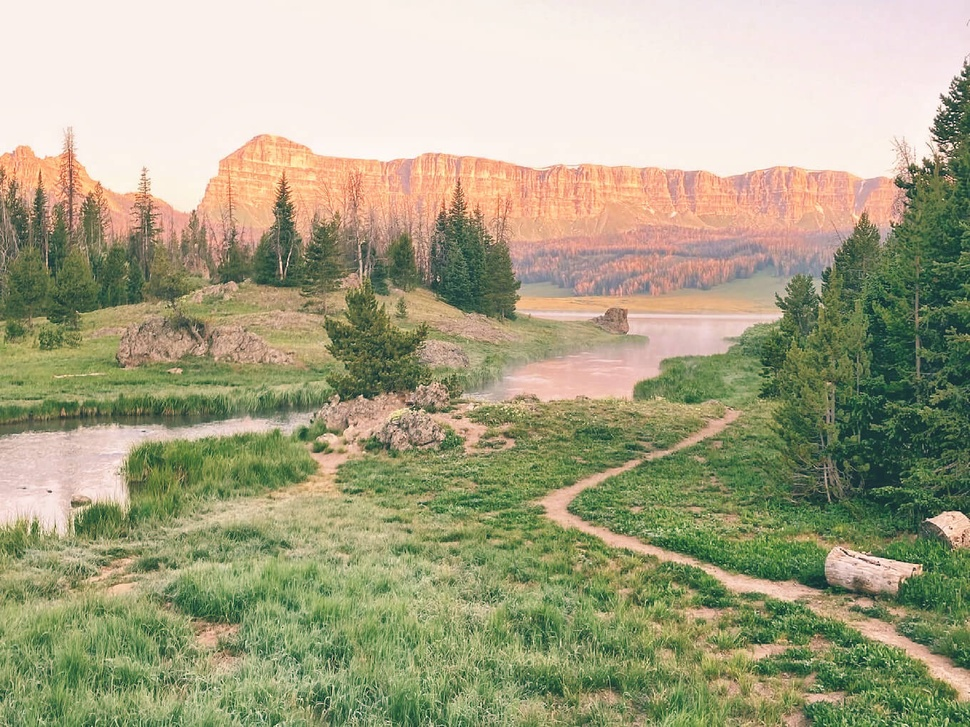
%> input picture computing2/low-contrast-photography-1.jpg, 970 x 727 px, shrunk from 1360 x 1020 before the run
$ octave q1.m   (GNU Octave 9; MATLAB toolbox functions it lacks are replaced by stand-ins)
%> lines starting %> are read from the running program, lines starting %| are printed output that depends on the picture
%Getting the image and splitting it into different colour channels
image = imread('low-contrast-photography-1.jpg');
%> image is the input picture: size 727x970x3 uint8; mean R, G, B 167.2, 164.4, 134.1

% Split the image into color channels
r = image(:,:,1);
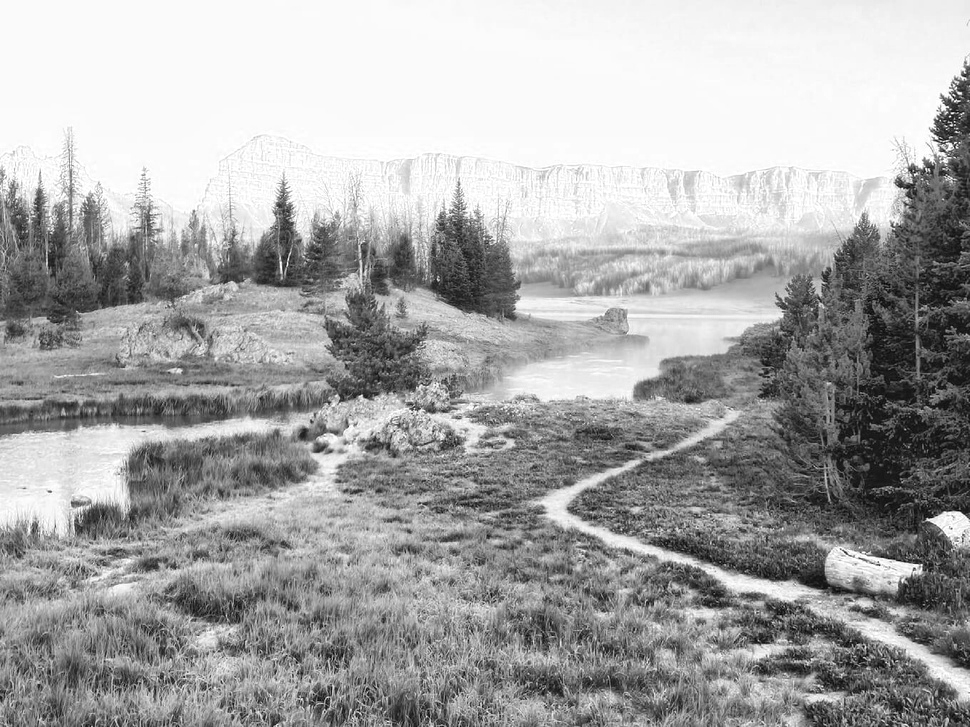
%> r: size 727x970 uint8; min 0, max 255, mean 167.2
g = image(:,:,2);
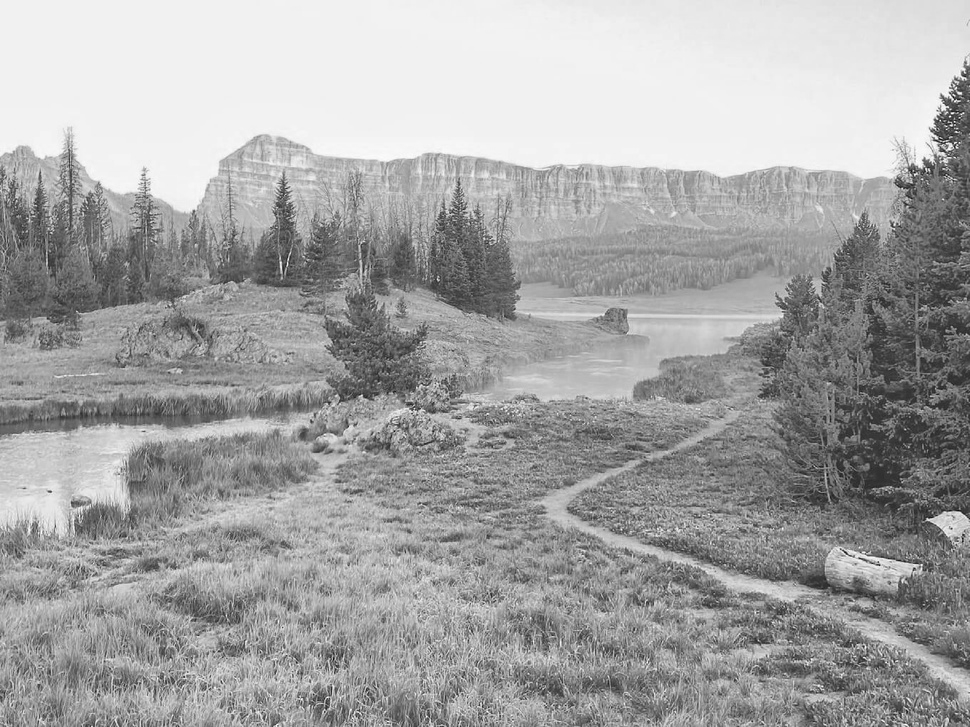
%> g: size 727x970 uint8; min 8, max 255, mean 164.4
b = image(:,:,3);
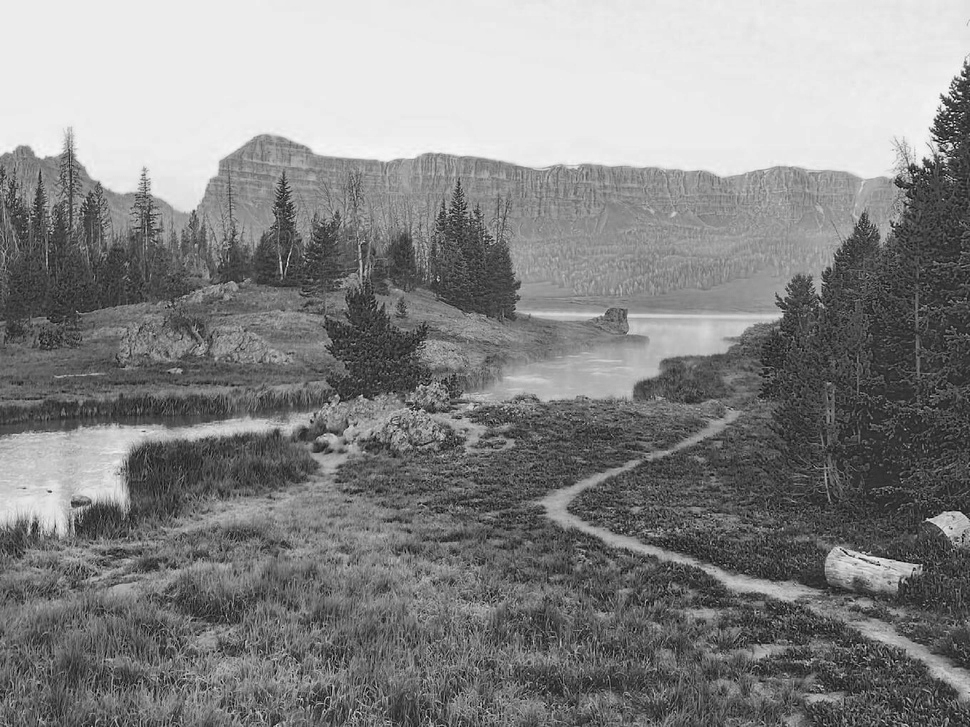
%> b: size 727x970 uint8; min 0, max 250, mean 134.1

%HISTOGRAM EQUALISATION
% Apply histogram equalization to each channel
equ_r = histeq(r);
equ_g = histeq(g);
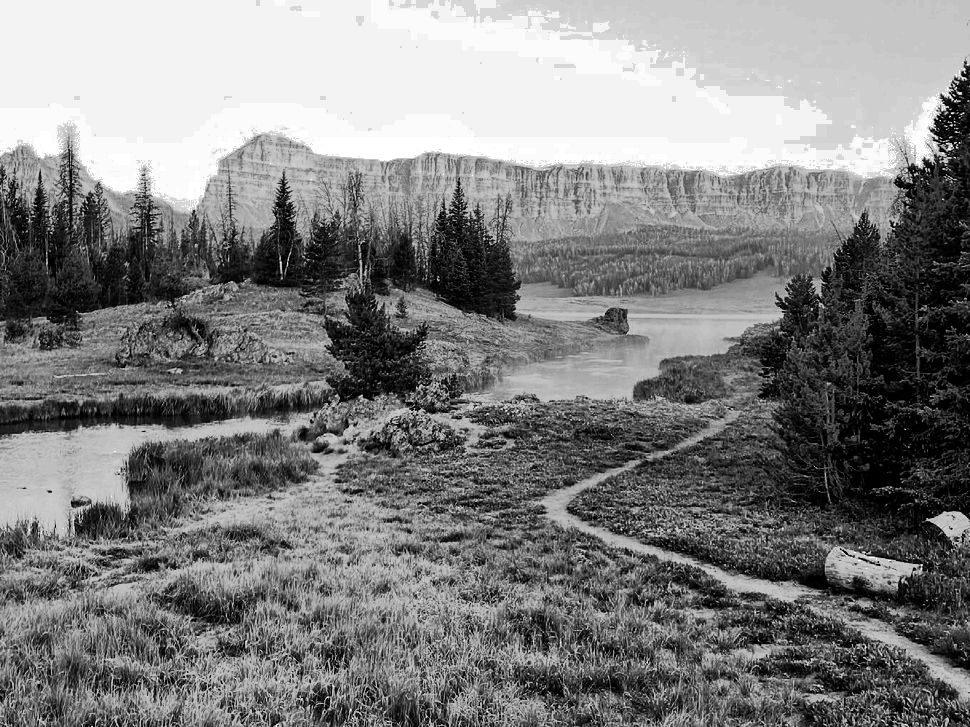
%> equ_g: size 727x970 uint8; min 0, max 255, mean 127.9
equ_b = histeq(b);
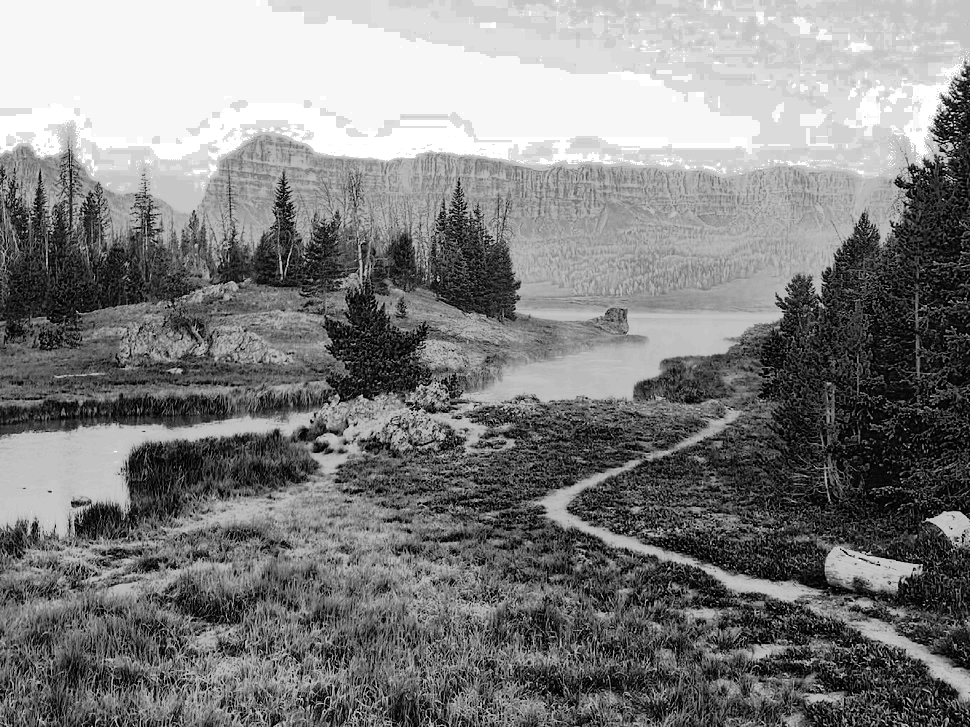
%> equ_b: size 727x970 uint8; min 0, max 255, mean 127.5

% Merge the equalized channels to create the equalized image
equalized_img = cat(3, equ_r, equ_g, equ_b);
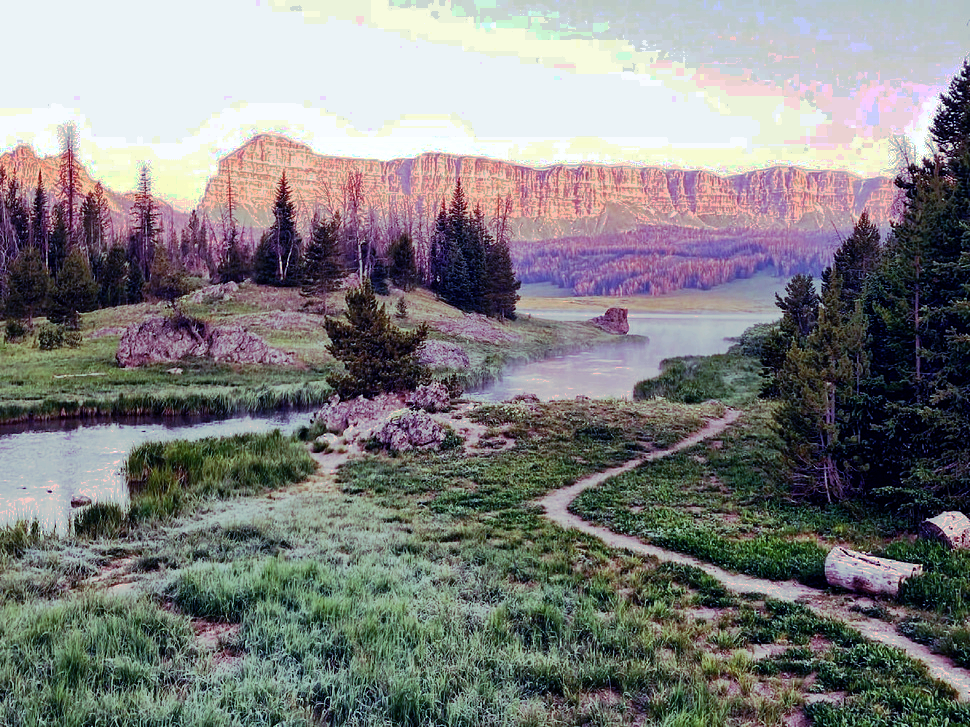
%> equalized_img: size 727x970x3 uint8; mean R, G, B 128.1, 127.9, 127.5

% Display the equalized image
figure;
imshow(equalized_img);
title('Histogram Equalised');

%CONTRAST STRETCHING
% Define the new minimum and maximum values
new_min = 0;
new_max = 255;

% Create a figure to display the stretched images
stretched_channels = cell(1, 3);

for i = 1:3
    channel = image(:,:,i);

    % Calculate the current minimum and maximum values in the channel
    current_min = min(channel(:));
    current_max = max(channel(:));

    % Perform contrast stretching
    stretched_channel = imadjust(channel, [current_min/255, current_max/255], [new_min/255, new_max/255]);

    % Store the stretched channel
    stretched_channels{i} = stretched_channel;
end
%> this loop made 3 passes
%> (current_min, current_max) on passes 1 to 3: (0, 255), (8, 255), (0, 250)
%> after the loop, stretched_channels = 3 items

% Merge the stretched channels to create the stretched image
stretched_image = cat(3, stretched_channels{:});

% Display the merged stretched image
figure;
imshow(stretched_image);
title('Contrast Stretching');

%GAMMA CORRECTION
% Define the gamma value for gamma correction
gamma_value = 2.5; % Adjust this value for your desired gamma correction

% Apply gamma correction to each color channel
corrected_channels = cell(1, 3);
